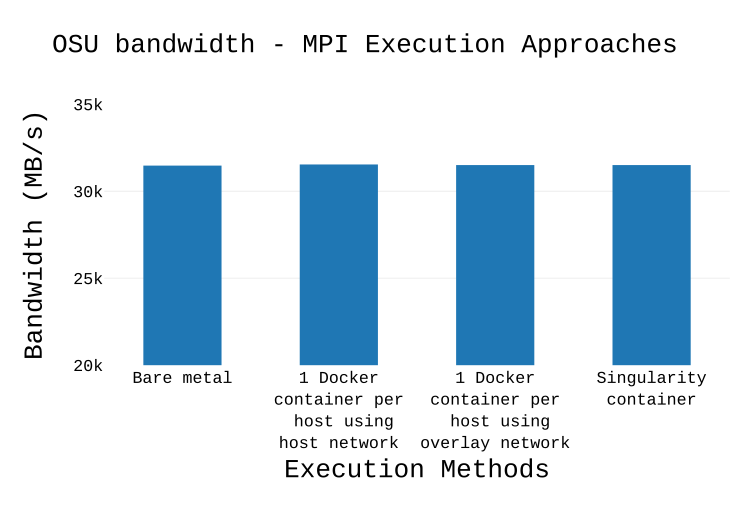

This figure's Python source:
import plotly.plotly as py
import plotly.graph_objs as go

trace1 = go.Bar(
            text=dict(family='Courier New, monospace',size=14,color='#000000'),
            x=['Bare metal',
                '1 Docker<br>container per<br> host using<br>host network<br>',
                '1 Docker<br>container per<br> host using<br>overlay network<br>',
		'Singularity<br>container<br>'
            ],
            y=[31477.584,	31541.762,	31508.215,	31508.215
	    ]
              )
data = [trace1]

layout = go.Layout(
	    margin = dict(l = 100, r = 0, b = 150, t = -100),
	    bargap=0.5,
            barmode='group',
            title="OSU bandwidth - MPI Execution Approaches",
 	    titlefont=dict(family='Courier New, monospace',size=25,color='#000000'),
            
            xaxis=dict( 
                title='Execution Methods',
		titlefont=dict(family='Courier New, monospace',size=25,color='#000000'),
		tickfont=dict(family='Courier New, monospace',size=16,color='#000000')
                ),
            yaxis=dict(
                title="Bandwidth (MB/s)",
		titlefont=dict(family='Courier New, monospace',size=25,color='#000000'),
		tickfont=dict(family='Courier New, monospace',size=16,color='#000000'),
		range=[20000,35000]
                )
            
            )



fig = go.Figure(data=data, layout=layout)
py.image.save_as(fig, filename="osu_bw_approaches.pdf") 
